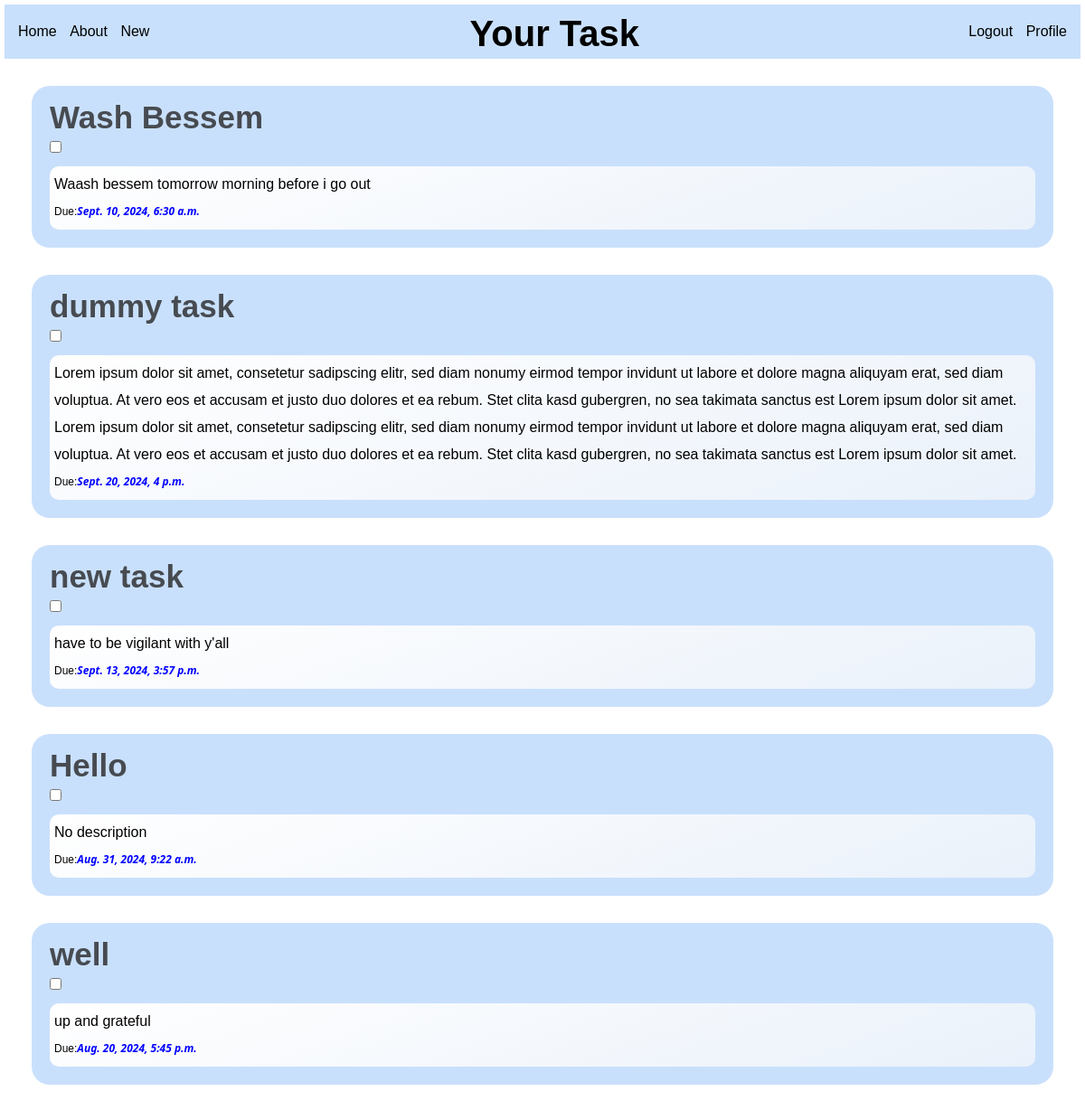
Page /tasks/ (signed in) on the earlier database version.
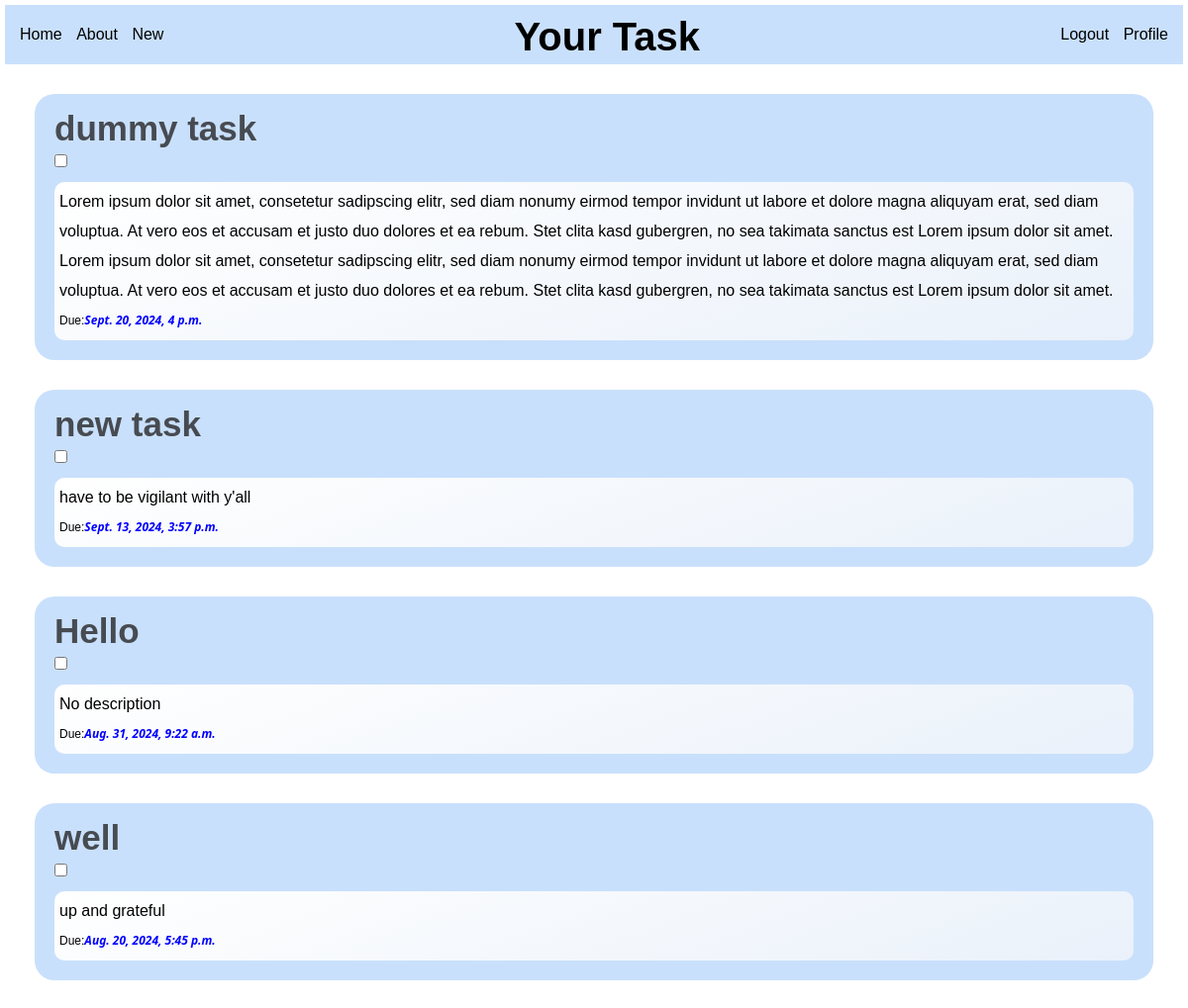
Same page on the later database version.
### todolist/models.py (models this page shows, shortened)
class Task(models.Model):
    title = models.CharField(max_length=200, null=False, blank=False)
    description = models.TextField(blank=True)
    created_on = models.DateTimeField(auto_now_add=True)
    deadline = models.DateTimeField()
    completed = models.BooleanField(default=False)
    atachment = models.FileField(upload_to="media/", blank=True, null=True)
    user = models.ForeignKey(User, on_delete=models.CASCADE, related_name='tasks')
    class Meta:
        ordering = ["-created_on"]
        verbose_name = 'task'

### todolist/views.py (the view)
# urls.py: path('tasks/', views.TaskListView.as_view(), name="task.list"),
class TaskListView(LoginRequiredMixin, ListView):
    model = Task
    context_object_name = "tasks"
    login_url = 'login'
    def get_queryset(self):
        return self.request.user.tasks.filter(completed=False)

### todolist/templates/todolist/task_list.html (shortened to what this page needs)
{% extends 'base.html' %}
{% load static %}
{% block header %}Your Task{% endblock header %}
{% block content %}
    {% for task in tasks %}
    <div class="tasklist">
      <h2><a href="{% url 'task.detail' task.id %}">{{task.title}}</a></h2>
      <label class="switch">
        <input type="checkbox">
      </label>
      <div class="description">
        <p>{{task.description}}</p>
        <p class="duedate">Due: <b> {{task.deadline}}</b></p>
      </div>
    </div>
    {% endfor %}
{% endblock content %}

Differences in the rows shown:
no longer on this page (row edited): Task: title "Wash Bessem", description "Waash bessem tomorrow morning before i go out", deadline "Sept. 10, 2024, 6:30 a.m."
